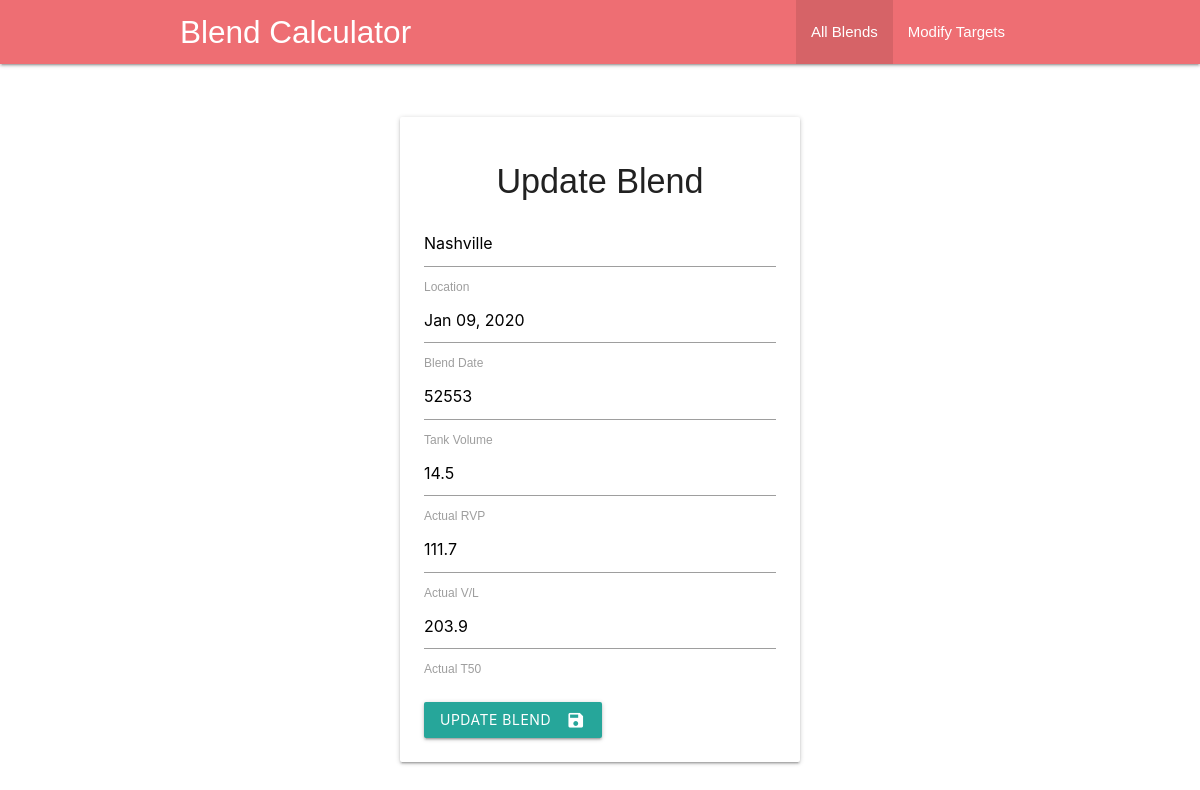
Screenshot of /update/1 with the database file from the repository.
### app.py (models this page shows, shortened)
class Blend(db.Model):
    id = db.Column(db.Integer, primary_key=True)
    location = db.Column(db.String(200), nullable=False)
    tankvolume = db.Column(db.String(200), default=0)
    actualrvp = db.Column(db.String(200), nullable=False)
    actualvl = db.Column(db.String(200), nullable=False)
    actualt50 = db.Column(db.String(200))
    finalcalc = db.Column(db.String(200))
    blenddate = db.Column(db.String(200))

### app.py (the view)
@app.route('/update/<int:id>', methods=['GET', 'POST'])
def update(id):
    blend = Blend.query.get_or_404(id)
    if request.method =='POST':
        blend.location = request.form['location']
        blend.blenddate = request.form['blenddate']
        blend.tankvolume = request.form['tankvolume']
        blend.actualrvp = request.form['actualrvp']
        blend.actualvl = request.form['actualvl']
        blend.actualt50 = request.form['actualt50']
        try:
            db.session.commit()
            return redirect('/')
        except:
            return 'There was an issue updating your blend'
    else:
        return render_template('update.html', blend=blend)

### templates/update.html (shortened to what this page needs)
{% extends 'base.html' %}
{% block body %}
    <div class="content">
        <br>
        <br>
        <div class="card-panel">
            <h4 style="text-align: center">Update Blend</h4>
            <div class="form">
                <form action="/update/{{ blend.id }}" method="POST">
                    <input placeholder="Location" type="text" name="location" id="location"
                           value="{{ blend.location }}">
                    <label class="active" for="location">Location</label>
                    <input type="text" class="datepicker" name="blenddate" id="blenddate" value="{{ blend.blenddate }}">
                    <label class="active" for="blenddate">Blend Date</label>
                    <input type="text" name="tankvolume" id="tankvolume" value="{{ blend.tankvolume }}">
                    <label class="active" for="tankvolume">Tank Volume</label>
                    <input type="text" name="actualrvp" id="actualrvp" value="{{ blend.actualrvp }}">
                    <label class="active" for="actualrvp">Actual RVP</label>
                    <input type="text" name="actualvl" id="actualvl" value="{{ blend.actualvl }}">
                    <label class="active" for="actualvl">Actual V/L</label>
                    <input type="text" name="actualt50" id="actualt50" value="{{ blend.actualt50 }}">
                    <label class="active" for="actualt50">Actual T50</label>
                    <br>
                    <br>
                    <button class="btn waves-effect waves-light" type="submit" name="action">Update Blend
                        <i class="material-icons right">save</i>
                    </button>
                </form>
            </div>
        </div>
    </div>
{% endblock %}

### static/CSS/main.css (style rules this page uses)
body, html { margin: 0; font-family: sans-serif; }
.content { margin: 0 auto; width: 400px; }
.form { margin-top: 20px; }

### rows the page displays
Blend: location "Nashville", blenddate "Jan 09, 2020", tankvolume "52553", actualrvp "14.5", actualvl "111.7", actualt50 "203.9"
